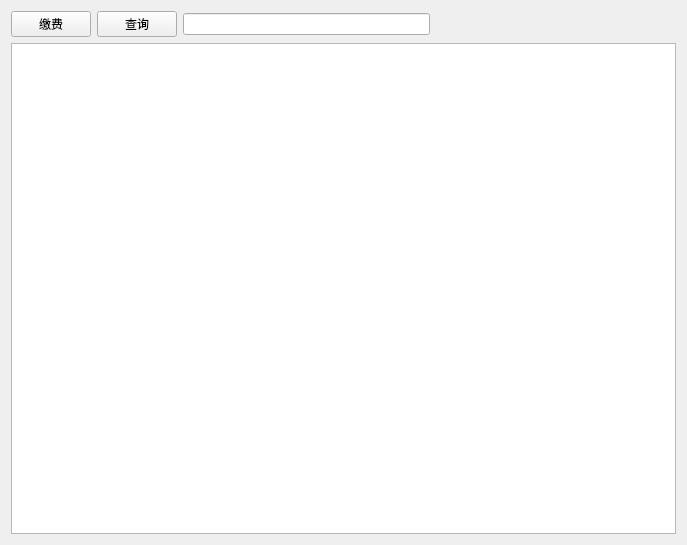
<?xml version="1.0" encoding="UTF-8"?>
<ui version="4.0">
 <class>SelfPayment</class>
 <widget class="QWidget" name="SelfPayment">
  <property name="geometry">
   <rect>
    <x>0</x>
    <y>0</y>
    <width>687</width>
    <height>545</height>
   </rect>
  </property>
  <property name="windowTitle">
   <string>Form</string>
  </property>
  <layout class="QGridLayout" name="gridLayout">
   <item row="0" column="0">
    <layout class="QVBoxLayout" name="verticalLayout">
     <item>
      <layout class="QHBoxLayout" name="horizontalLayout">
       <item>
        <widget class="QPushButton" name="pushButton">
         <property name="text">
          <string>缴费</string>
         </property>
        </widget>
       </item>
       <item>
        <widget class="QPushButton" name="pushButton_2">
         <property name="text">
          <string>查询</string>
         </property>
        </widget>
       </item>
       <item>
        <widget class="QLineEdit" name="lineEdit"/>
       </item>
       <item>
        <spacer name="horizontalSpacer">
         <property name="orientation">
          <enum>Qt::Orientation::Horizontal</enum>
         </property>
         <property name="sizeHint" stdset="0">
          <size>
           <width>40</width>
           <height>20</height>
          </size>
         </property>
        </spacer>
       </item>
      </layout>
     </item>
     <item>
      <widget class="QTableView" name="tableView"/>
     </item>
    </layout>
   </item>
  </layout>
 </widget>
 <resources/>
 <connections/>
</ui>
